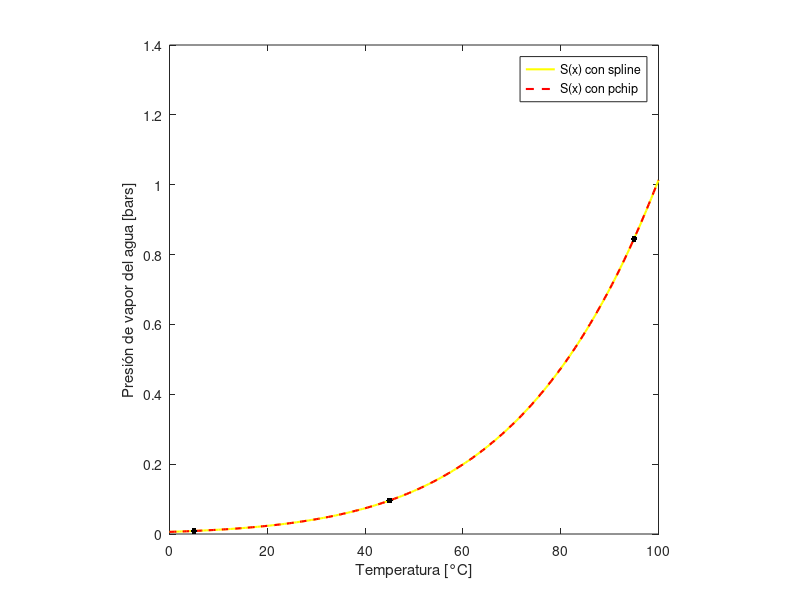

MATLAB code to generate this figure:
%Instroducimos los valores de temperatura y presión
temp=[0:10:100]';
pres=[0.006107,0.012277,0.023378,0.042433,0.073774,0.12338,...
    0.19924,0.31166,0.47364,0.70112,1.01325]';
%Interpolamos con splines cúbicos utilizando "spline" y "pchip"
%Estas funciones regresan una estructura con los polinomios a trozos
pp_spline=spline(temp,pres);
pp_pchip=pchip(temp,pres);
%Graficamos la interpolación de los datos en [0,100]
%Las estructuras anteriores se evaluan con "ppval"
x=[0:0.5:100];
plot(x,ppval(pp_spline,x),'y-','linewidth',1.5); hold on;
plot(x,ppval(pp_pchip,x),'r--','linewidth',1.5); hold on;
legend('S(x) con spline','S(x) con pchip'); axis square;
xlabel('Temperatura [°C]'); ylabel('Presión de vapor del agua [bars]');
%Por último insertamos y graficamos los puntos pedidos
x=[5,45,95]; y=[0.008721,0.095848,0.84528];
plot(x(1),y(1),'k.','MarkerSize',14,'handlevisibility','off');
plot(x(2),y(2),'k.','MarkerSize',14,'handlevisibility','off');
plot(x(3),y(3),'k.','MarkerSize',14,'handlevisibility','off');
y_spline=ppval(pp_spline,x); y_spline=abs(y_spline-y);
disp('Errores absolutos de P(5), P(45), P(95) por Spline');
disp(y_spline);
y_pchip=ppval(pp_pchip,x); y_pchip=abs(y_pchip-y);
disp('Errores absolutos de P(5), P(45), P(95) por Pchip');
disp(y_pchip);